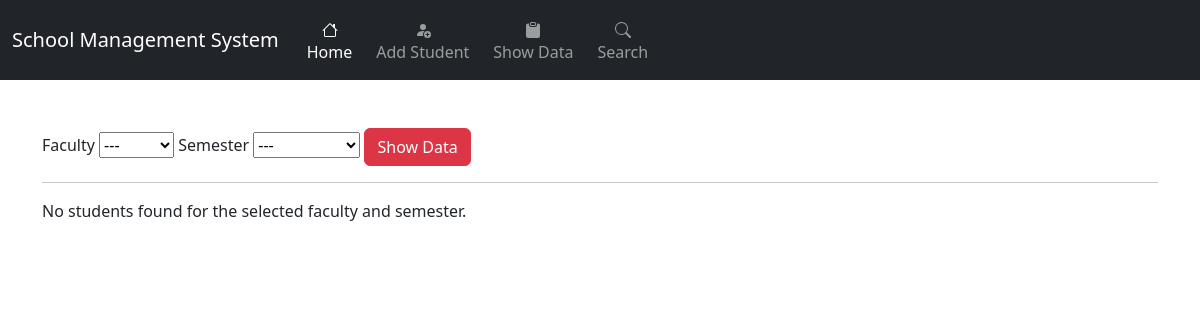
The app's page /show_data, older data.
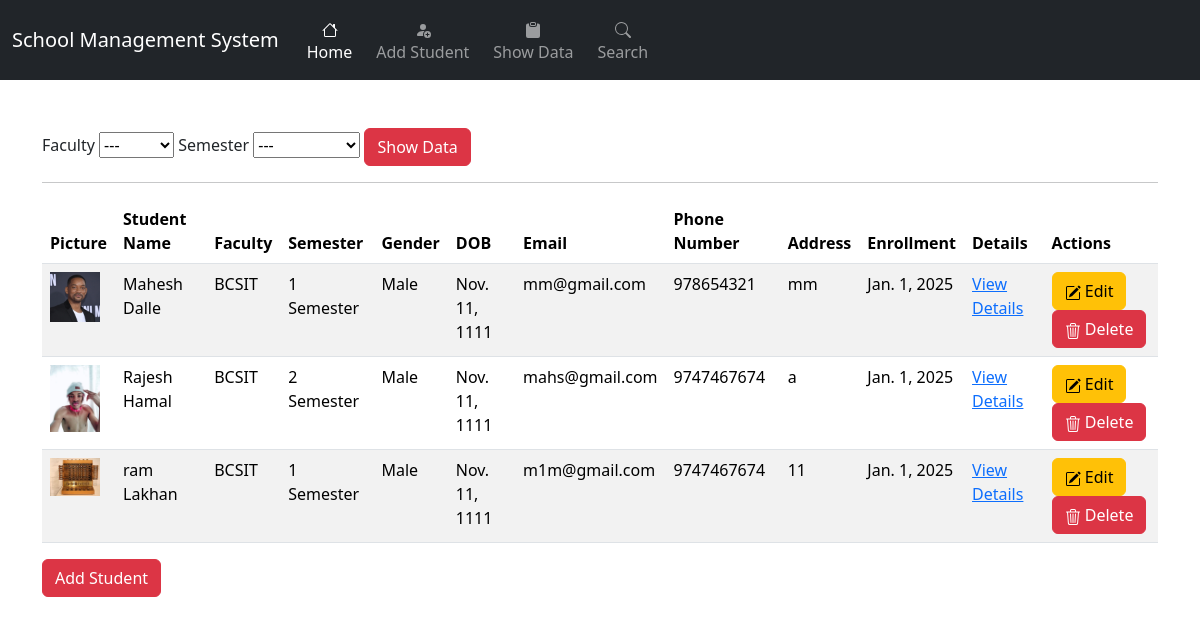
The same page, newer data.
### students/models.py (models this page shows, shortened)
class Student(models.Model):
    first_name: str = models.CharField(max_length=100)
    last_name: str = models.CharField(max_length=100)
    roll_number: str = models.IntegerField()
    GENDER_CHOICES = [
        ('M', 'Male'),
        ('F', 'Female'),
        ('O', 'Other')
    ]
    gender: str = models.CharField(max_length=1, choices=GENDER_CHOICES)
    date_of_birth: models.DateField = models.DateField()
    email: str = models.EmailField(unique=True)
    phone_number: str = models.CharField(max_length=15)
    address: str = models.TextField()
    enrollment_date: models.DateField = models.DateField(auto_now_add=True)
    is_active: bool = models.BooleanField(default=True)
    parent_name: str = models.CharField(max_length=100)
    parent_phone: str = models.CharField(max_length=15)
    blood_group: str = models.CharField(max_length=5)
    faculty: str = models.ForeignKey(FacultyModel,on_delete=models.SET_NULL,null=True,blank=True,related_name="students")
    semester: str = models.ForeignKey(SemesterModel,on_delete=models.SET_NULL,null=True,blank=True,related_name="students")
    photo= models.ImageField(upload_to='student_photos/', blank=True, null=True, editable=True)
    class Meta:
        ordering = ['last_name', 'first_name']

class FacultyModel(models.Model):
    faculty:str=models.CharField(max_length=100)
    def __str__(self)->str:
        return self.faculty

class SemesterModel(models.Model):
    numb = models.CharField(max_length=10,  unique=True)
    faculty:str=models.ForeignKey(FacultyModel,on_delete=models.CASCADE,related_name='semester', default=1)
    def __str__(self):
        return self.numb

### students/views.py (the view, shortened to what this page needs)
# urls.py: path('show_data',show_data,name='show_data'),
def show_data(request: HttpRequest) -> HttpResponse:
    semesters = SemesterModel.objects.all()
    faculties = FacultyModel.objects.all()
    students = Student.objects.all()
    return render(request, 'show_data.html', {'semesters': semesters, 'faculties': faculties, 'students': students})

### students/templates/show_data.html (shortened to what this page needs)
{% extends 'base.html' %}
{% block content %}
<div class="container mt-5">
    <form method="post">
        <label for="faculty">Faculty</label>
        <select id="faculty" name="faculty" required>
            <option value="" selected disabled hidden>---</option>
        </select>
        <label for="semester">Semester</label>
        <select id="semester" name="semester" required>
            <option value="" selected disabled hidden>---</option>
        </select>
        <button type="submit" class="btn btn-danger">Show Data</button>
    </form>
    <hr>
    {% if students %}
    <table class="table table-striped">
        <thead>
            <tr>
                <th>Picture</th>
                <th>Student Name</th>
                <th>Faculty</th>
                <th>Semester</th>
                <th>Gender</th>
                <th>DOB</th>
                <th>Email</th>
                <th>Phone Number</th>
                <th>Address</th>
                <th>Enrollment</th>
                <th>Details</th>
                <th>Actions</th>
            </tr>
        </thead>
    <tbody>
        {% load static %}
        {% for student in students %}
        <tr>
            <td>
                {% if student.photo %}
                <img src="{{ student.photo.url }}" alt="{{ student.first_name }} {{ student.last_name }}" class="img-fluid" style="width: 50px; height: auto;">
                {% else %}
                <img src="{% static 'image/blank.jpg' %}" alt="Default Photo" class="img-fluid" style="width: 50px; height: auto;">
                {% endif %}
            </td>
            <td>{{ student.first_name }} {{ student.last_name }}</td>
            <td>{{ student.faculty }}</td>
            <td>{{ student.semester }}</td>
            <td>{{ student.get_gender_display }}</td>
            <td>{{ student.date_of_birth }}</td>
            <td>{{ student.email }}</td>
            <td>{{ student.phone_number }}</td>
            <td>{{ student.address }}</td>
            <td>{{ student.enrollment_date }}</td>
            <td><a href="{% url 'detail' student.id %}">View Details</a></td>
            <td>
                <span>
                    <a class="btn btn-warning" href="{% url 'edit_student' student.id %}" title="Edit Student" style="margin-right: 5px;">
                         Edit
                    </a>
                </span>
                <span>
                    <a class="btn btn-danger" href="{% url 'delete_data' student.id %}" title="Delete Student" onclick="return confirm('Are you sure you want to delete this student?');">
                         Delete
                    </a>
                </span>
            </td>
        </tr>
        {% endfor %}
    </tbody>
</table>
<a class="btn btn-danger" href="{% url 'add_students' %}" role="button">Add Student</a>
    {% else %}
        <p>No students found for the selected faculty and semester.</p>
    {% endif %}
</div>
{% endblock %}

### students/templates/base.html (shortened to what this page needs)
<!DOCTYPE html>
<html lang="en">
<head>
    {% load static %}
    <link href="https://cdn.jsdelivr.net/npm/bootstrap@5.3.3/dist/css/bootstrap.min.css" rel="stylesheet"
>
    <link rel="stylesheet" href="{% static 'css/style.css' %}">
</head>
<body>
    <nav class="navbar navbar-expand-lg navbar-dark bg-dark">
        <div class="container-fluid">
            <a class="navbar-brand" href="{% url 'index' %}">School Management System</a>
            <div class="collapse navbar-collapse" id="navbarSupportedContent">
                <ul class="navbar-nav me-auto d-flex flex-row mt-3 mt-lg-0">
                    <li class="nav-item text-center mx-2 mx-lg-1">
                        <a class="nav-link active" aria-current="page" href="{% url 'index' %}">
                            <div>
                            </div>
                            Home
                        </a>
                    </li>
                    <li class="nav-item text-center mx-2 mx-lg-1">
                        <a class="nav-link" href="{% url 'add_students' %}">
                            <div>
                            </div>
                            Add Student
                        </a>
                    </li>
                    <li class="nav-item text-center mx-2 mx-lg-1">
                        <a class="nav-link" href="{% url 'show_data' %}">
                            <div>
                            </div>
                            Show Data
                        </a>
                    </li>
                    <li class="nav-item text-center mx-2 mx-lg-1">
                        <a class="nav-link" href="{% url 'search' %}">
                            <div>
                                <svg xmlns="http://www.w3.org/2000/svg" width="16" height="16" fill="currentColor" class="bi bi-search" viewBox="0 0 16 16">
                                    <path d="M11.742 10.344a6.5 6.5 0 1 0-1.397 1.398h-.001q.044.06.098.115l3.85 3.85a1 1 0 0 0 1.415-1.414l-3.85-3.85a1 1 0 0 0-.115-.1zM12 6.5a5.5 5.5 0 1 1-11 0 5.5 5.5 0 0 1 11 0"/>
                                  </svg>
                            </div>
                            Search
                        </a>
                    </li>
            </div>
        </div>
    </nav>
    {% block content %}
    {% endblock %}
</body>
</html>

### students/static/css/style.css (style rules this page uses)
* { padding: 0; margin:0; box-sizing: border-box; }

Row changes from the older to the newer data that the page shows:
added Student: photo (picture), first_name "Mahesh", last_name "Dalle", faculty "BCSIT", semester "1 Semester", gender "Male", date_of_birth "Nov. 11, 1111", email "mm@gmail.com", phone_number "978654321", address "mm", enrollment_date "Jan. 1, 2025"
added Student: photo (picture), first_name "Rajesh", last_name "Hamal", faculty "BCSIT", semester "2 Semester", gender "Male", date_of_birth "Nov. 11, 1111", email "mahs@gmail.com", phone_number "9747467674", address "a", enrollment_date "Jan. 1, 2025"
added Student: photo (picture), first_name "ram", last_name "Lakhan", faculty "BCSIT", semester "1 Semester", gender "Male", date_of_birth "Nov. 11, 1111", email "m1m@gmail.com", phone_number "9747467674", address "11", enrollment_date "Jan. 1, 2025"
Text that changed along with them:
text no longer shown: "No students found for the selected faculty and semester."
text now shown: "Picture Student Name Faculty Semester Gender DOB Email Phone Number Address Enrollment Details Actions Add Student"
